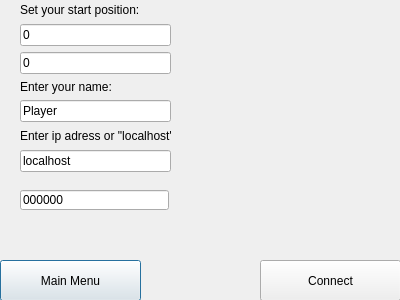
<?xml version="1.0" encoding="UTF-8"?>
<ui version="4.0">
 <class>JoinServer</class>
 <widget class="QDialog" name="JoinServer">
  <property name="geometry">
   <rect>
    <x>0</x>
    <y>0</y>
    <width>400</width>
    <height>300</height>
   </rect>
  </property>
  <property name="windowTitle">
   <string>Dialog</string>
  </property>
  <widget class="QPushButton" name="returnButton">
   <property name="geometry">
    <rect>
     <x>0</x>
     <y>260</y>
     <width>141</width>
     <height>41</height>
    </rect>
   </property>
   <property name="text">
    <string>Main Menu</string>
   </property>
  </widget>
  <widget class="QPushButton" name="connectButton">
   <property name="geometry">
    <rect>
     <x>260</x>
     <y>260</y>
     <width>141</width>
     <height>41</height>
    </rect>
   </property>
   <property name="text">
    <string>Connect</string>
   </property>
  </widget>
  <widget class="QWidget" name="layoutWidget">
   <property name="geometry">
    <rect>
     <x>20</x>
     <y>1</y>
     <width>151</width>
     <height>171</height>
    </rect>
   </property>
   <layout class="QVBoxLayout" name="verticalLayout_2">
    <item>
     <widget class="QLabel" name="label">
      <property name="text">
       <string>Set your start position:</string>
      </property>
      <property name="scaledContents">
       <bool>false</bool>
      </property>
     </widget>
    </item>
    <item>
     <widget class="QLineEdit" name="xCoors">
      <property name="text">
       <string>0</string>
      </property>
     </widget>
    </item>
    <item>
     <widget class="QLineEdit" name="yCoors">
      <property name="text">
       <string>0</string>
      </property>
     </widget>
    </item>
    <item>
     <layout class="QVBoxLayout" name="verticalLayout">
      <item>
       <widget class="QLabel" name="label_3">
        <property name="text">
         <string>Enter your name:</string>
        </property>
       </widget>
      </item>
      <item>
       <widget class="QLineEdit" name="nameLine">
        <property name="text">
         <string>Player</string>
        </property>
       </widget>
      </item>
     </layout>
    </item>
    <item>
     <widget class="QLabel" name="label_2">
      <property name="text">
       <string>Enter ip adress or &quot;localhost&quot;:</string>
      </property>
     </widget>
    </item>
    <item>
     <widget class="QLineEdit" name="ipLine">
      <property name="text">
       <string>localhost</string>
      </property>
     </widget>
    </item>
   </layout>
  </widget>
  <widget class="QLineEdit" name="portLine">
   <property name="geometry">
    <rect>
     <x>20</x>
     <y>190</y>
     <width>149</width>
     <height>20</height>
    </rect>
   </property>
   <property name="text">
    <string>000000</string>
   </property>
  </widget>
 </widget>
 <resources/>
 <connections/>
</ui>
